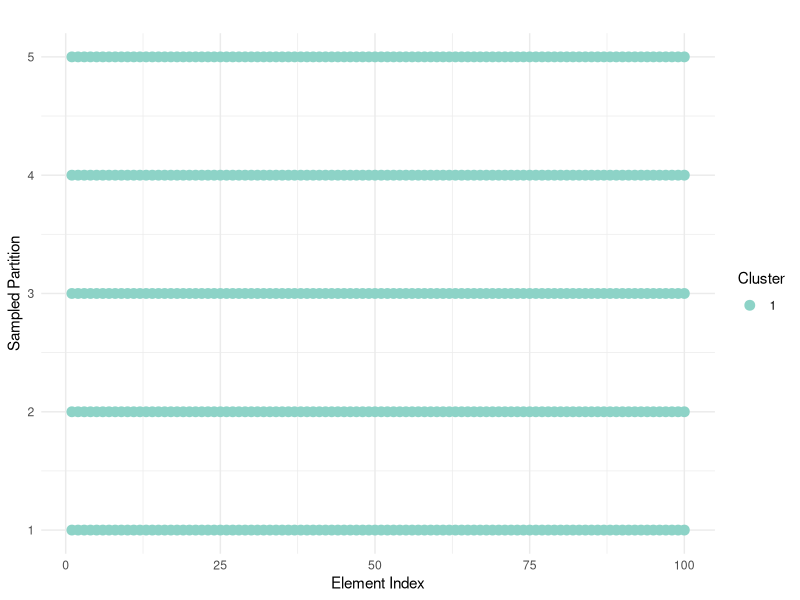
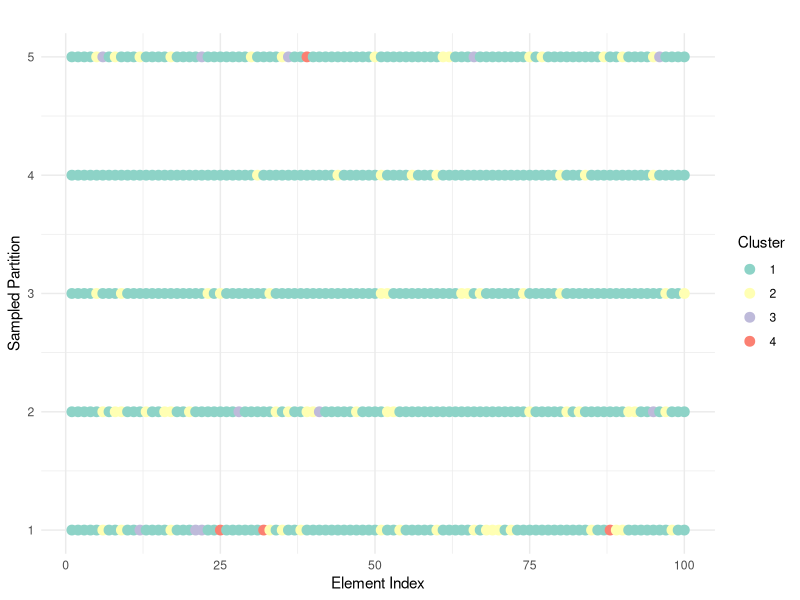

Write R code to recreate these figures, in order. (Note: this script raises an error after producing the figures.)
# Load necessary library
library(ggplot2)

# Function to generate a sample partition from the Gnedin Process
gnedin_process <- function(n, gamma = 0.5) {
  clusters <- c(1)  # First element starts in a new cluster
  num_clusters <- 1  # Track the number of clusters
  
  for (i in 2:n) {
    # Compute probabilities for joining existing clusters
    existing_probs <- sapply(1:num_clusters, function(k) {
      sum(clusters == k) * (i - num_clusters + gamma)
    })
    
    # Compute probability for forming a new cluster
    new_cluster_prob <- num_clusters^2 - num_clusters * gamma
    
    # Normalize probabilities
    probs <- c(existing_probs, new_cluster_prob)
    probs <- probs / sum(probs)
    
    # Sample a cluster assignment
    new_assignment <- sample(1:(num_clusters + 1), size = 1, prob = probs)
    
    # Assign the element to the selected cluster
    clusters <- c(clusters, new_assignment)
    
    # If a new cluster is created, update counter
    if (new_assignment > num_clusters) {
      num_clusters <- new_assignment
    }
  }
  
  return(clusters)
}

# Generate and visualize multiple draws from the Gnedin process
set.seed(6)
n_samples <- 100  # Number of elements
num_draws <- 5    # Number of different partitions

# Create a data frame to store draws
df <- data.frame(
  Element = rep(1:n_samples, num_draws),
  Partition = unlist(lapply(1:num_draws, function(x) gnedin_process(n_samples, gamma = 1.0))),
  Draw = rep(1:num_draws, each = n_samples)
)

# Plot the partitions
ggplot(df, aes(x = Element, y = Draw, color = factor(Partition))) +
  geom_point(size = 3) +
  labs(title = "",
       x = "Element Index",
       y = "Sampled Partition",
       color = "Cluster") +
  theme_minimal() +
  scale_color_brewer(palette = "Set3")


### DP 

# Function to generate a sample partition from the Dirichlet Process (DP)
dirichlet_process <- function(n, alpha = 1.0) {
  clusters <- c(1)  # First element starts in a new cluster
  num_clusters <- 1  # Track the number of clusters
  
  for (i in 2:n) {
    # Compute probabilities for joining existing clusters
    existing_probs <- sapply(1:num_clusters, function(k) {
      sum(clusters == k)
    })
    
    # Compute probability for forming a new cluster
    new_cluster_prob <- alpha
    
    # Normalize probabilities
    probs <- c(existing_probs, new_cluster_prob)
    probs <- probs / sum(probs)
    
    # Sample a cluster assignment
    new_assignment <- sample(1:(num_clusters + 1), size = 1, prob = probs)
    
    # Assign the element to the selected cluster
    clusters <- c(clusters, new_assignment)
    
    # If a new cluster is created, update counter
    if (new_assignment > num_clusters) {
      num_clusters <- new_assignment
    }
  }
  
  return(clusters)
}

# Generate and visualize multiple draws from the Dirichlet Process
set.seed(123)
n_samples <- 100  # Number of elements
num_draws <- 5    # Number of different partitions

# Create a data frame to store draws
df <- data.frame(
  Element = rep(1:n_samples, num_draws),
  Partition = unlist(lapply(1:num_draws, function(x) dirichlet_process(n_samples, alpha = 0.5))),
  Draw = rep(1:num_draws, each = n_samples)
)

# Plot the partitions
ggplot(df, aes(x = Element, y = Draw, color = factor(Partition))) +
  geom_point(size = 3) +
  labs(title = "",
       x = "Element Index",
       y = "Sampled Partition",
       color = "Cluster") +
  theme_minimal() +
  scale_color_brewer(palette = "Set3")

## bayesian hist 

# Load required packages
# Load required packages
library(ggplot2)
library(dplyr)
library(MCMCpack) # For Dirichlet distribution

# Step 1: Generate synthetic data (Mixture of Gaussians)
set.seed(42)
n <- 500
data <- c(rnorm(n/2, mean = -2, sd = 1), rnorm(n/2, mean = 2, sd = 1.2))
data_disc <- c(rbinom(n, 1:num_bins, 0.5))

# Step 2: Define histogram bins
num_bins <- 20
bin_edges <- seq(min(data), max(data), length.out = num_bins + 1)

# Step 3: Assign prior probabilities using a Dirichlet distribution
pi_prior <- rep(1, num_bins) # Non-informative prior (uniform)
dirichlet_sample <- rdirichlet(1, pi_prior) # Sample from Dirichlet prior

# Step 4: Compute histogram counts
bin_counts <- hist(data, breaks = bin_edges, plot = FALSE)$counts

# Step 5: Compute Bayesian posterior by updating the Dirichlet prior
posterior_pi <- bin_counts + pi_prior # Update posterior parameters
posterior_probs <- as.vector(rdirichlet(1, posterior_pi)) # Sample posterior probabilities

# Step 6: Create a data frame for visualization
hist_df <- data.frame(
  bin_midpoints = (bin_edges[-1] + bin_edges[-length(bin_edges)]) / 2,
  posterior_density = posterior_probs * length(data) / diff(bin_edges) # Normalize
)

# Step 7: Visualize Bayesian Histogram Model
ggplot(hist_df, aes(x = bin_midpoints, y = posterior_density)) +
  geom_bar(stat = "identity", fill = "skyblue", color = "black", alpha = 0.7) +
  labs(title = "",
       x = "Data Value",
       y = "Density") +
  theme_minimal()


### disc data bayesian histogram ex 
set.seed(123)

n_trials <- 10
data_disc <- c(rbinom(n, n_trials, 0.5))

# Step 3: Assign prior probabilities using a Dirichlet distribution
pi_prior <- rep(1, n_trials) # Non-informative prior (uniform)
dirichlet_sample <- rdirichlet(1, pi_prior) # Sample from Dirichlet prior

# Step 4: Compute histogram counts
bins = 1:n_trials
bin_counts <- table(factor(data_disc, levels = bins))


# Step 5: Compute Bayesian posterior by updating the Dirichlet prior
posterior_pi_disc <- bin_counts + pi_prior # Update posterior parameters
posterior_probs_disc <- as.vector(rdirichlet(1, posterior_pi_disc)) # Sample posterior probabilities

# Step 6: Create a data frame for visualization
hist_df_disc <- data.frame(
  bin = bins,
  posterior_density = posterior_probs_disc
)

# Step 7: Visualize Bayesian Histogram Model
ggplot(hist_df_disc, aes(x = bin, y = posterior_density)) +
  geom_bar(stat = "identity", fill = "skyblue", color = "black", alpha = 0.7) +
  labs(title = "",
       x = "Data Value",
       y = "Density") +
  theme_minimal()
